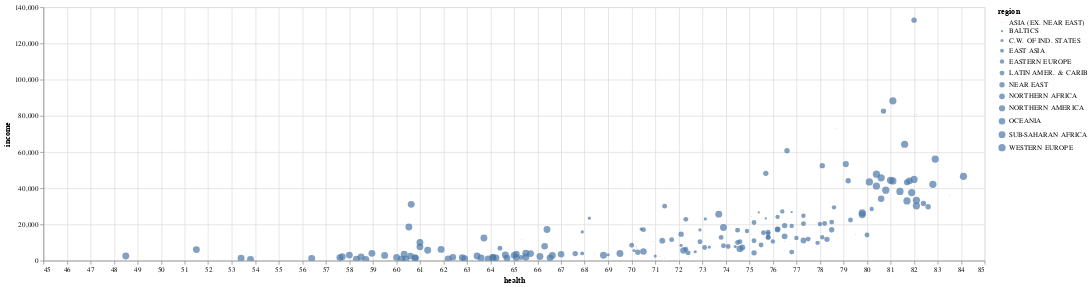

Source (notebook cell):
### Code cell
# 1.3 - Scatter Plot 3 Attributes - Country/Region as size
alt.Chart(health_data).mark_circle().encode(
    alt.X('health', scale=alt.Scale(zero=False)),
    alt.Y('income', scale=alt.Scale(zero=False, padding=1)),
    # shape = 'region',
    size=alt.Size('region', scale=alt.Scale(range=[1, 100])),    # size=alt.Size('population', scale=alt.Scale(range=[10, 1000])),
    tooltip=['country', 'region', 'health', 'income', 'population']
).interactive().properties(width=1300,height=350)

### Figure 1 — Vega-Lite specification as saved in the notebook (floating-point values rounded to 4 significant figures; data arrays with more than 128 entries replaced by an {"elided": "..."} marker saying what was removed)
{"config": {"view": {"continuousWidth": 400, "continuousHeight": 300}}, "data": {"name": "data-c9fec259f3fed63dc0a1c0a51ca8a66f"}, "mark": "circle", "encoding": {"size": {"type": "nominal", "field": "region", "scale": {"range": [1, 100]}}, "tooltip": [{"type": "nominal", "field": "country"}, {"type": "nominal", "field": "region"}, {"type": "quantitative", "field": "health"}, {"type": "quantitative", "field": "income"}, {"type": "quantitative", "field": "population"}], "x": {"type": "quantitative", "field": "health", "scale": {"zero": false}}, "y": {"type": "quantitative", "field": "income", "scale": {"padding": 1, "zero": false}}}, "height": 350, "selection": {"selector030": {"type": "interval", "bind": "scales", "encodings": ["x", "y"]}}, "width": 1300, "$schema": "https://vega.github.io/schema/vega-lite/v4.8.1.json", "datasets": {"data-c9fec259f3fed63dc0a1c0a51ca8a66f": {"elided": "187 records"}}}
